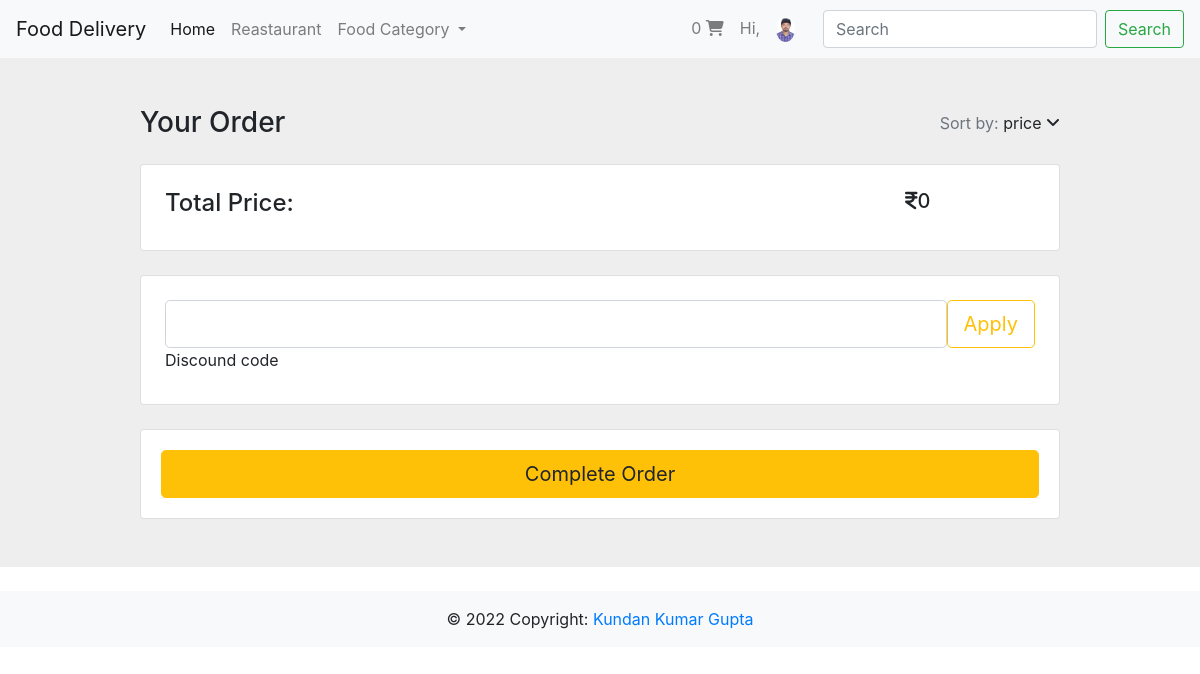
The app's page /restaurant/cart/ (signed in) with its own data.
### user/models.py (models this page shows, shortened)
class users(AbstractUser):
    username = None
    email = models.EmailField(_("email address"), unique=True)
    address = models.OneToOneField(Address, blank=True,null=True, on_delete=models.SET_NULL, related_name="user_address")
    image = models.ImageField(null=True, blank=True,default="default.png")
    phone = models.CharField(max_length=50,null=True,blank=True)
    is_customer = models.BooleanField(default=True)
    is_delivery_person = models.BooleanField(default=False)
    USERNAME_FIELD = 'email'
    REQUIRED_FIELDS = []
    objects = CustomUserManager()

### reastaurant/views.py (the view)
# urls.py: path('cart/',views.cart, name='cart'),
@login_required(login_url='user:login')
def cart(request):
    try:
        carts = request.user.all_cart_food.all()
        total=0
        for cart in carts:
            total += cart.quantity * cart.food.price
        return render(request, "cart.html", context={"carts":carts,"total_price":total})
    except Exception as ex:
        logging.warning(ex)
        return render(request,'error.html')

### reastaurant/templates/cart.html (shortened to what this page needs)
{% extends 'base.html' %}
    {% block content %}
    <div class="item">
        <section class="h-100" style="background-color: #eee;">
            <div class="container h-100 py-5">
              <div class="row d-flex justify-content-center align-items-center h-100">
                <div class="col-10">
                  <div class="d-flex justify-content-between align-items-center mb-4">
                    <h3 class="fw-normal mb-0 text-black">Your Order</h3>
                    <div>
                      <p class="mb-0"><span class="text-muted">Sort by:</span> <a href="#!" class="text-body">price <i
                            class="fas fa-angle-down mt-1"></i></a></p>
                    </div>
                  </div>
                  <div class="card mb-4">
                    <div class="card-body p-4 d-flex flex-row">
                      <div class="form-outline flex-fill">
                        <h4>Total Price:</h4>
                      </div>
                      <div class="col-md-3 col-lg-2 col-xl-2 offset-lg-1">
                        <h5 class="mb-0"> <i class="fa fa-inr" aria-hidden="true"></i>{{total_price}}</h5>
                      </div>
                    </div>
                  </div>
                  <div class="card mb-4">
                    <div class="card-body p-4 d-flex flex-row">
                      <div class="form-outline flex-fill">
                        <input type="text" id="form1" class="form-control form-control-lg" />
                        <label class="form-label" for="form1">Discound code</label>
                      </div>
                      <button type="button" class="btn btn-outline-warning btn-lg ms-3" style="height:48px;">Apply</button>
                    </div>
                  </div>
                  <div class="card">
                    <div class="card-body">
                      <a href="{% url 'reastaurent:shipping' %}"><button type="button" class="btn btn-warning btn-block btn-lg">Complete Order</button></a>
                    </div>
                  </div>
                </div>
              </div>
            </div>
          </section>
    </div>
    {% endblock content %}

### templates/include/navbar.html (shortened to what this page needs)
{% load static %}
<nav class="navbar navbar-expand-lg navbar-light bg-light sticky-top">
    <a class="navbar-brand" href="{% url 'user:home' %}">Food Delivery</a>
    <div class="collapse navbar-collapse" id="navbarNavDropdown">
      <ul class="navbar-nav">
        <li class="nav-item active">
          <a class="nav-link" href="{% url 'user:home' %}">Home <span class="sr-only">(current)</span></a>
        </li>
        <li class="nav-item">
          <a class="nav-link" href="{% url 'reastaurent:restaurant_all' %}">Reastaurant</a>
        </li>
        <li class="nav-item dropdown">
          <a class="nav-link dropdown-toggle" href="#" id="navbarDropdownMenuLink" data-toggle="dropdown" aria-haspopup="true" aria-expanded="false">
            Food Category
          </a>
        </li>
        {% if  request.user.is_authenticated %}
        </ul>
        <ul class="navbar-nav ml-auto">
          <li class="nav-item">
            <a href="{% url 'reastaurent:cart' %}" class="nav-link">{{request.user.all_cart_food.all.count}} <i class="fas fa-shopping-cart"></i></a>
          </li>
          <li class="nav-item">
            <a class="nav-link" href="{% url 'user:profile' %}">Hi, {{request.user.first_name}}</a>
          </li>
          <li class="nav-item dropdown nav-user" style="margin-right:20px;">
            <a class="nav-link nav-user-img" href="#" id="navbarDropdownMenuLink2" data-toggle="dropdown" aria-haspopup="true" aria-expanded="false"><img src="{{request.user.image.url}}" alt="" height="25" class="user-avatar-md rounded-circle"></a>
          </li>
        </ul>
        {% endif %}
    </div>
    <form class="form-inline my-2 my-lg-0">
      <input class="form-control mr-sm-2" type="search" placeholder="Search" aria-label="Search">
      <button class="btn btn-outline-success my-2 my-sm-0" type="submit">Search</button>
    </form>
  </nav>

### records on screen
users: user.all_cart_food.all.count "0", user.image (picture)

### other values on screen
{{ total_price }} "0"
